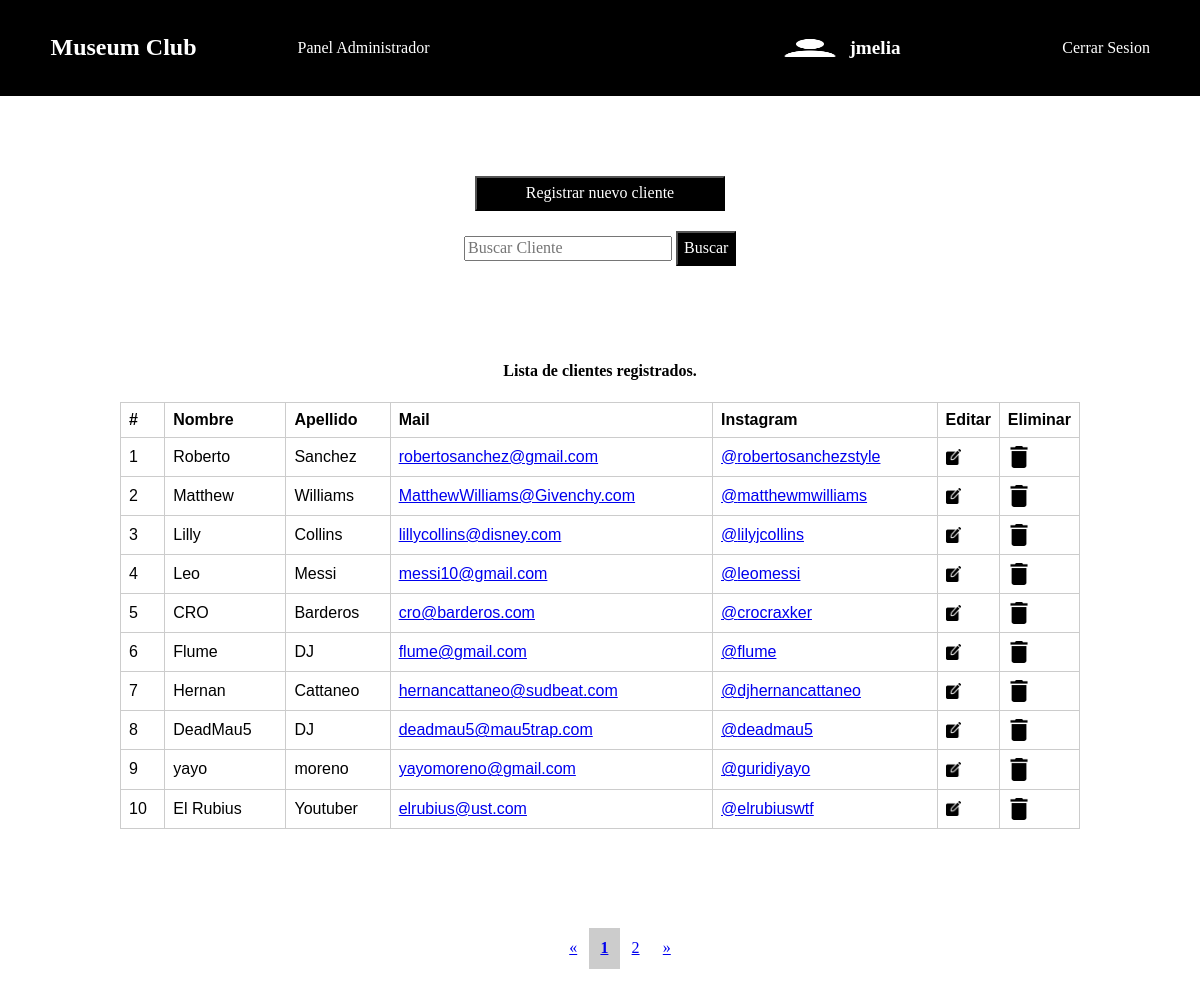
/admin.php?pagina=1 (signed in), run on the app's committed database.
### tables this page shows
CREATE TABLE `clientes` (
  `ID` int(11) NOT NULL,
  `name` varchar(50) NOT NULL,
  `lastName` varchar(50) NOT NULL,
  `email` varchar(150) NOT NULL,
  `instaUser` varchar(50) NOT NULL
);

### admin.php (the view, shortened to what this page needs)
<html lang="es">
<head>
    <link rel="stylesheet" href="css/main.css">
    <link rel="stylesheet" href="css/normalize.css">
</head>
<body>
    <?php require_once "includes/header.php";
    ?>
    <section class="datosAdmin">
        <a href="userRegister.php"><button>Registrar nuevo cliente</button></a>
        <br>
        <form action="adminResults.php?pagina=1" method="post">
            <input type="text" placeholder="Buscar Cliente" name="busquedaCliente" required> <Button value="enviar" class="buttonBuscar">Buscar</Button>
        </form>
        <?php
        include('model/conexion.php');
        $usuariosPorPagina = 10;
        $iniciarPaginado = ($_GET['pagina'] - 1) * $usuariosPorPagina;
        $consulta = mysqli_query($conexion, "SELECT * FROM clientes order BY id LIMIT $iniciarPaginado,  $usuariosPorPagina");
        $consultaColumnas = mysqli_query($conexion, "SELECT * FROM clientes order BY id");
        $totalUsers =  mysqli_num_rows($consultaColumnas);
        $paginas = $totalUsers / $usuariosPorPagina;
        $paginas = ceil($paginas);
        $contadorClientes = $iniciarPaginado + 1;
        ?>
        <div class="tablaClientes">
            <h4>Lista de clientes registrados.</h4>
            <table>
                <tr>
                    <th>#</th>
                    <th>Nombre</th>
                    <th>Apellido</th>
                    <th>Mail</th>
                    <th>Instagram</th>
                    <th>Editar</th>
                    <th>Eliminar</th>
                </tr>
                <?php
                while ($resultados = mysqli_fetch_array($consulta)) {
                ?>
                    <tr>
                        <td><?php echo $contadorClientes++; ?></td>
                        <td><?php echo $resultados['name']; ?></td>
                        <td><?php echo $resultados['lastName']; ?></td>
                        <td> <a target="_blank" href="mailto:<?php echo $resultados['email']; ?>"><?php echo $resultados['email']; ?></a></td>
                        <td><a target="_blank" href="https://www.instagram.com/<?php echo $resultados['instaUser']; ?>/">@<?php echo $resultados['instaUser']; ?></a> </td>
                        <td class="tablaIcon"> <a href="adminEdit.php?ID=<?php echo $resultados['ID'] ?>&name=<?php echo $resultados['name'] ?>&lastName=<?php echo $resultados['lastName'] ?>&
email=<?php echo $resultados['email'] ?>&instaUser=<?php echo $resultados['instaUser'] ?>">
                                <img class="iconEdit" src="img/editing.png"> </a> </td>
                        <td class="tablaIcon"> <a onclick="return confirmDelete();" href="controller/delete_controller.php?ID=<?php echo $resultados['ID'] ?>&instaUser=<?php echo $resultados['instaUser'] ?>"><img class="iconEdit" src="img/delete.png"></a></td>
                    </tr>
                <?php
                }
                ?>
            </table>
            <nav class="paginacion" aria-label="Page navigation example">
                <ul class="paginacion pagination">
                    <li class="page-item
                <?php echo $_GET['pagina'] <= 1 ? 'disabled' : ''; ?>
                ">
                        <a class="page-link paginacionItem" href="Admin.php?pagina=<?php echo $_GET['pagina'] - 1; ?>" aria-label="Previous">
                            <span aria-hidden="true">&laquo;</span>
                        </a>
                    </li>
                    <?php for ($i = 0; $i < $paginas; $i++) : ?>
                        <li class="page-item
                    <?php echo $_GET['pagina'] == $i + 1 ? 'active' : ''; ?>
                    "><a class="page-link paginacionItem" href="Admin.php?pagina=<?php echo $i + 1; ?>"> <?php echo $i + 1; ?> </a></li>
                    <?php endfor ?>
                    <li class="page-item
                <?php echo $_GET['pagina'] >= $paginas ? 'disabled' : ''; ?>
                ">
                        <a class="page-link paginacionItem" href="Admin.php?pagina=<?php echo $_GET['pagina'] + 1; ?>" aria-label="Next">
                            <span aria-hidden="true">&raquo;</span>
                        </a>
                    </li>
                </ul>
            </nav>
        </div>
    </section>
</body>
</html>

### includes/header.php
<header>
<nav>
<div>
    <h2>Museum Club</h2>
    <a href="admin.php">Panel Administrador</a>
</div>
<div>
    <div class="sessionUser">
        <div class="userAvatar">
            <img src="img/userAvatar.png">
        </div>
        <h6>
            <?php
            if (isset($_SESSION['user'])) {
                echo  $_SESSION['user'];
            } else {
                header("Location:index.php");
            }
            ?>
        </h6>
    </div>
    <a class="cerrarSesion" href="index.php">Cerrar Sesion</a>
</div>
</nav>
</header>

### css/main.css (style rules this page uses)
button { font-size: 1.2rem; margin-top: 20px !important; margin-right: auto !important; margin-left: auto !important; width: 250px; height: 35px; color: white; background-color: black; cursor: pointer; }
nav { display: flex; justify-content: space-between; align-items: center; width: 100%; height: 12vh; color: white; background-color: black; }
nav div { width: 40%; display: flex; align-items: center; justify-content: space-around; }
nav div h6 { font-size: 1.2rem; }
nav div a { color: white; text-decoration: none; }
.userAvatar { width: 2vw; height: 4vh; }
.userAvatar img { filter: brightness(0) invert(1); width: 100%; height: 100%; }
.sessionUser { justify-content: center; }
.sessionUser div { padding: 6%; }
.datosAdmin { margin-top: 5%; text-align: center; }
.buttonBuscar { width: 5%; }
.tablaClientes { margin-top: 8%; }
.tablaClientes table { font-family: arial, sans-serif; border-collapse: collapse; width: 80%; margin: auto; margin-bottom: 6%; }
.tablaClientes td, th { border: 1px solid #ccc; text-align: left; padding: 8px; }
.tablaClientes td img { width: 35%; }
.tablaIcon { width: 5%; }
.paginacion { text-align: center; width: 100%; background-color: white; display: flex; margin: auto; justify-content: center; }
.pagination { margin: auto; }
.page-item { padding: 1%; text-decoration: none; list-style: none; }
.active { font-weight: bold; background-color: #ccc; }
.disabled { cursor: not-allowed ; pointer-events: none; }
@media (min-width: 800px) and (max-width: 1280px) { .userAvatar { width: 5vw; height: 2.5vh; } }
@media (min-width: 800px) and (max-width: 1280px) { .sessionUser h6 { width: 10vw; } }

### data on the page
clientes: name "Roberto", lastName "Sanchez", email "robertosanchez@gmail.com", instaUser "robertosanchezstyle"
clientes: name "Matthew", lastName "Williams", email "MatthewWilliams@Givenchy.com", instaUser "matthewmwilliams"
clientes: name "Lilly", lastName "Collins", email "lillycollins@disney.com", instaUser "lilyjcollins"
clientes: name "Leo", lastName "Messi", email "messi10@gmail.com", instaUser "leomessi"
clientes: name "CRO", lastName "Barderos", email "cro@barderos.com", instaUser "crocraxker"
clientes: name "Flume", lastName "DJ", email "flume@gmail.com", instaUser "flume"
clientes: name "Hernan", lastName "Cattaneo", email "hernancattaneo@sudbeat.com", instaUser "djhernancattaneo"
clientes: name "DeadMau5", lastName "DJ", email "deadmau5@mau5trap.com", instaUser "deadmau5"
clientes: name "yayo", lastName "moreno", email "yayomoreno@gmail.com", instaUser "guridiyayo"
clientes: name "El Rubius", lastName "Youtuber", email "elrubius@ust.com", instaUser "elrubiuswtf"

### other printed values
$_SESSION['user'] "jmelia"
